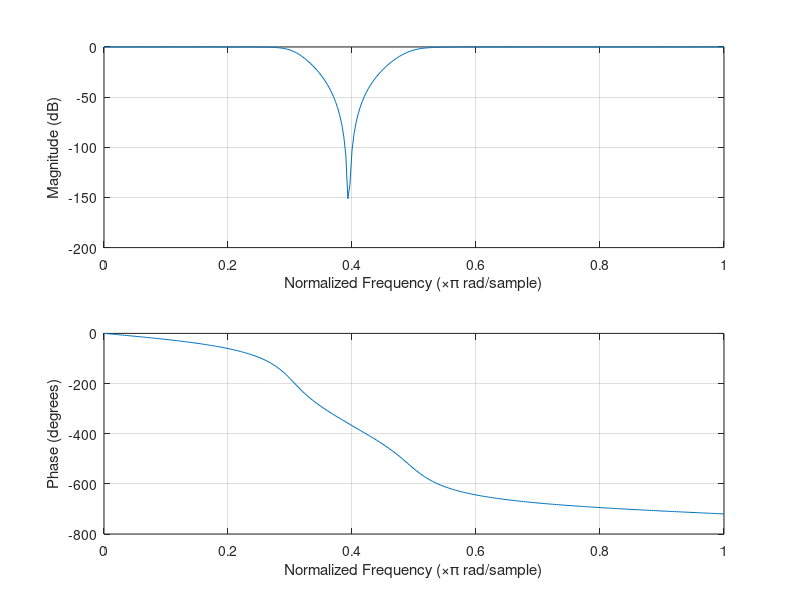
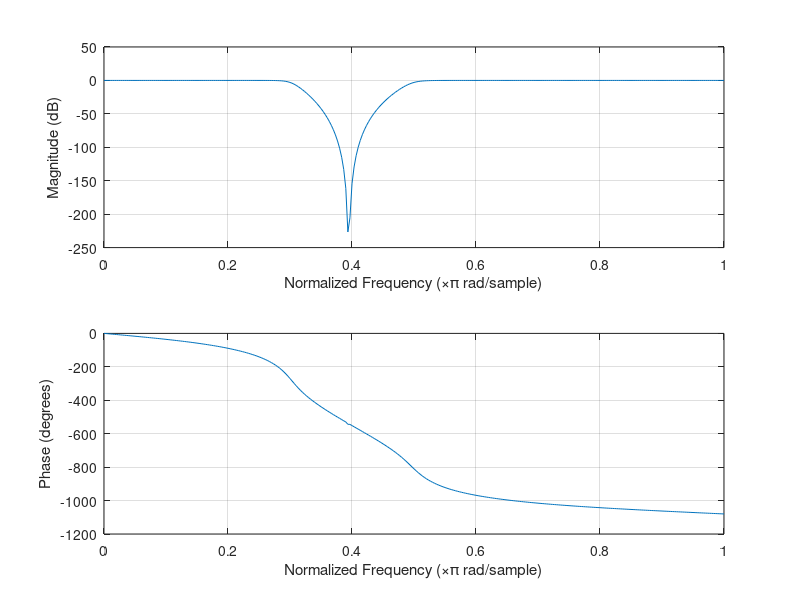
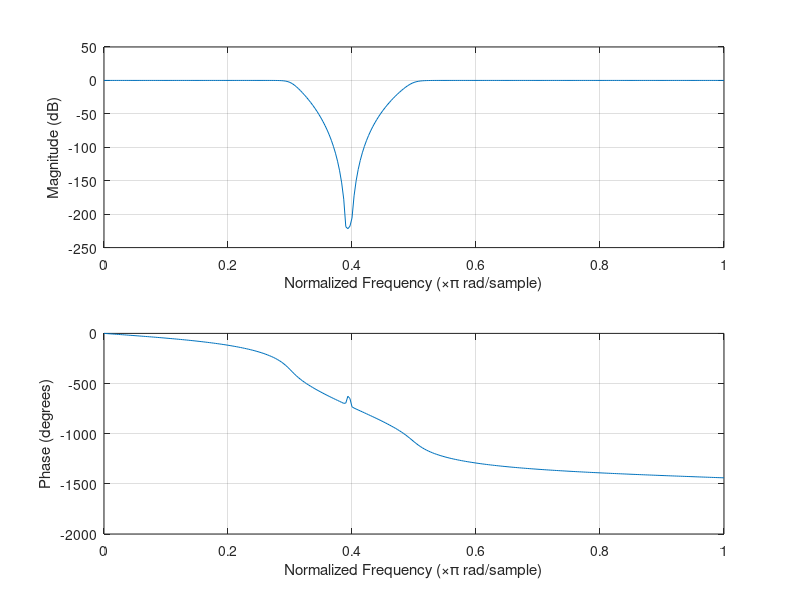
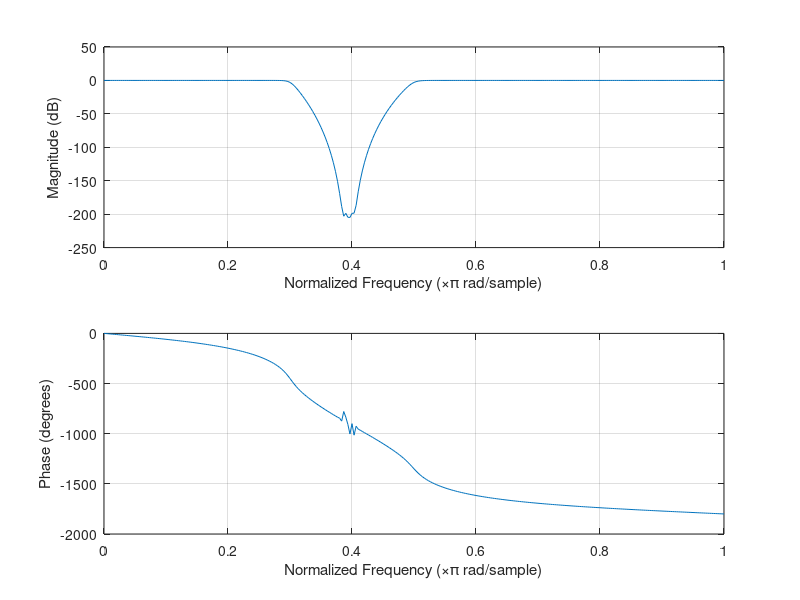

MATLAB code for these plots, in order:
%butter aproximation
for n = 4:2:10
    Wp=[0.3 0.5];
    [b,a] = butter(n, Wp, 'stop'); 
    
    h = figure();
    freqz(b, a, 300);
    
    saveas(h, ['butter_n' int2str(n) '.png']);
    close(h);
    clear h;
end

%cheby 1 aproximation
for n = 4:2:10
    Wp = [0.3 0.5];
    Rp = 6;

    [b,a] = cheby1(n, Rp, Wp, 'stop');
    
    h = figure();
    freqz(b, a, 300);
    
    saveas(h, ['cheby1_n' int2str(n) '.png']);
    close(h);
    clear h;
end

%cheby 2 aproximation
for n = 4:2:10
    Wp = [0.3 0.5];
    Rs = 100;

    [b,a] = cheby2(n, 100, Wp, 'stop');
    
    h = figure();
    freqz(b, a, 300);
    
    saveas(h, ['cheby2_n' int2str(n) '.png']);
    close(h);
    clear h;
end

%elliptic aproximation
for n = 4:2:10
    Wp = [0.3 0.5];
    Rs=100;
    Rp=8;
    
    [b,a] = ellip(n, Rp, Rs, Wp, 'stop');
    
    h = figure();
    freqz(b, a, 300);
    
    saveas(h, ['ellip_n' int2str(n) '.png']);
    close(h);
    clear h;
end

